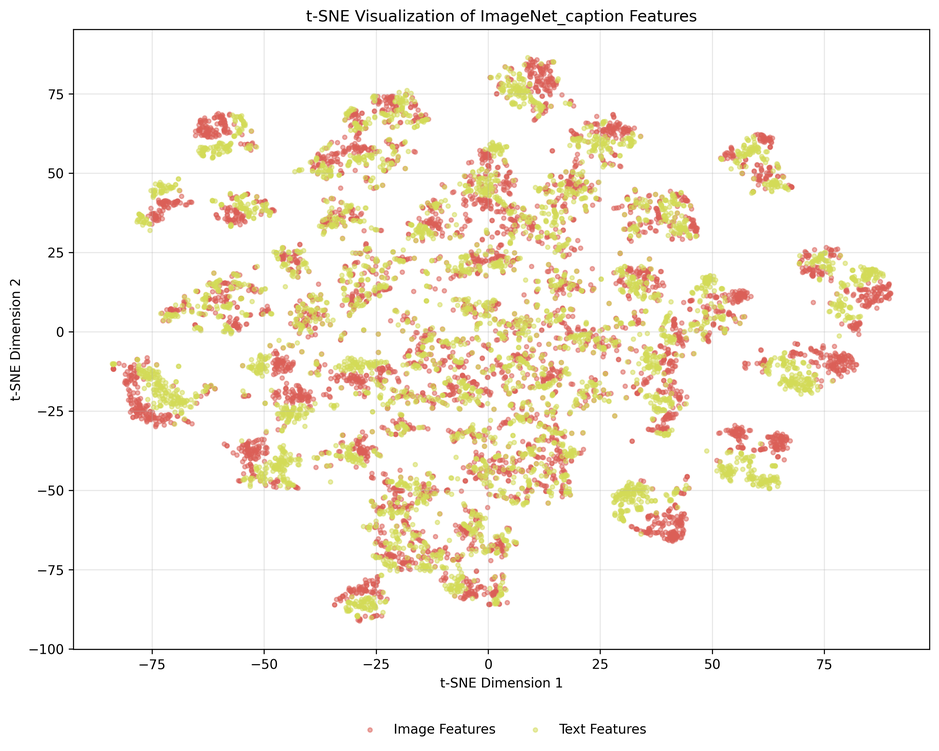
#> input picture src/visualization/tsne_visualization.png, 939 x 751 px, shrunk from 2970 x 2377 before the run
$ python -i preprocess_Conceptual_Captions.py   (imports and definitions only)
#> lines starting #> are read from the running program, lines starting #| are printed output that depends on the picture
from concurrent.futures import ThreadPoolExecutor
from functools import partial
import io
import urllib
import os

import PIL.Image
from PIL import Image

from datasets import load_dataset, Dataset
from datasets.utils.file_utils import get_datasets_user_agent


# [1 line that did not run here, left out]


def fetch_single_image(image_url, timeout=10, retries=2):
    """下载单张图片，失败返回None"""
    for _ in range(retries + 1):
        try:
            request = urllib.request.Request(
                image_url,
                data=None,
                headers={"user-agent": USER_AGENT},
            )
            with urllib.request.urlopen(request, timeout=timeout) as req:
                image = PIL.Image.open(io.BytesIO(req.read()))
                # 处理各种图像模式，安全地转换为RGB
                if image.mode == 'RGBA':
                    # 创建白色背景并合成
                    background = Image.new('RGB', image.size, (255, 255, 255))
                    background.paste(image, mask=image.split()[3])  # 使用alpha通道作为mask
                    image = background
                elif image.mode == 'P':
                    # 调色板模式，先转为RGBA再转RGB（处理透明度）
                    image = image.convert('RGBA')
                    background = Image.new('RGB', image.size, (255, 255, 255))
                    background.paste(image, mask=image.split()[3])
                    image = background
                elif image.mode == 'LA':
                    # 灰度+透明度模式
                    image = image.convert('RGBA')
                    background = Image.new('RGB', image.size, (255, 255, 255))
                    background.paste(image, mask=image.split()[3])
                    image = background
                elif image.mode != 'RGB':
                    # 其他模式直接转换
                    image = image.convert('RGB')

                # 创建一个全新的RGB图像，彻底清除所有元数据（包括透明度信息）
                clean_image = Image.new('RGB', image.size)
                clean_image.putdata(list(image.getdata()))
                image = clean_image
            break
        except Exception as e:
            image = None
    return image


# [6 lines left out: function fetch_images, not called in this run]


def filter_valid_images(example):
    """过滤掉下载失败的图片"""
    return example["image"] is not None


# [50 lines left out: function preprocess_and_save_dataset, not called in this run]


class ConceptualCaptionsDataset:
    """Conceptual Captions 数据集的 PyTorch Dataset 包装器"""

    # [12 lines left out: function __init__, not called in this run]

    def __len__(self):
        return len(self.dataset)

    # [17 lines left out: function __getitem__, not called in this run]


# [23 lines not run here, left out]

>>> import cv2
>>> picture = cv2.imread('../visualization/tsne_visualization.png', cv2.IMREAD_GRAYSCALE)
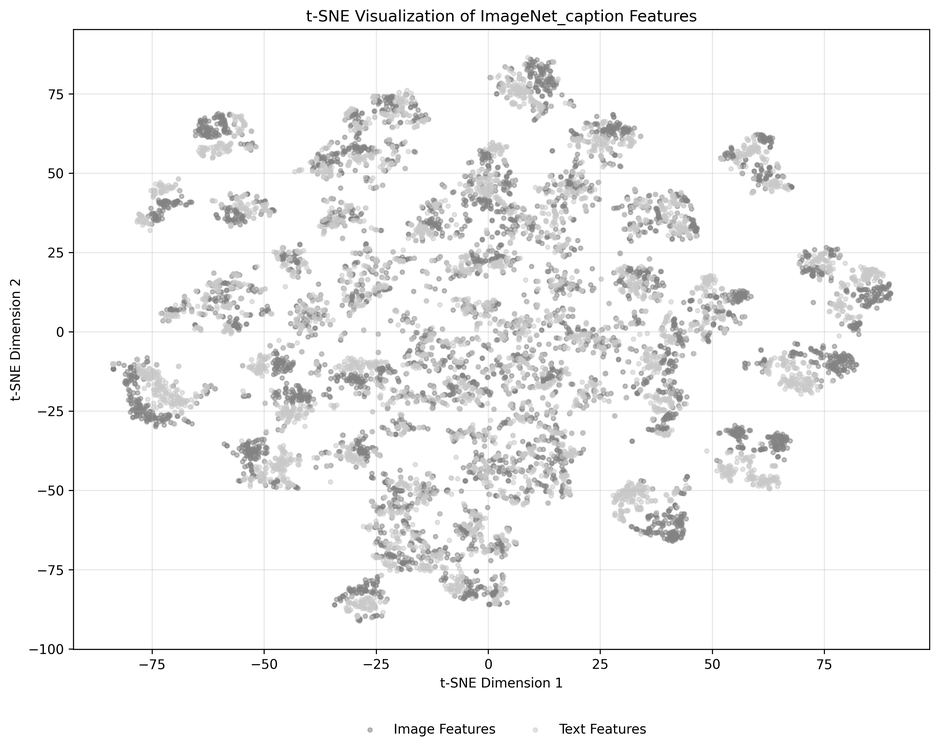
#> picture: shape (751, 939); min 0, max 255, mean 243.4
>>> result = fetch_single_image(picture)
